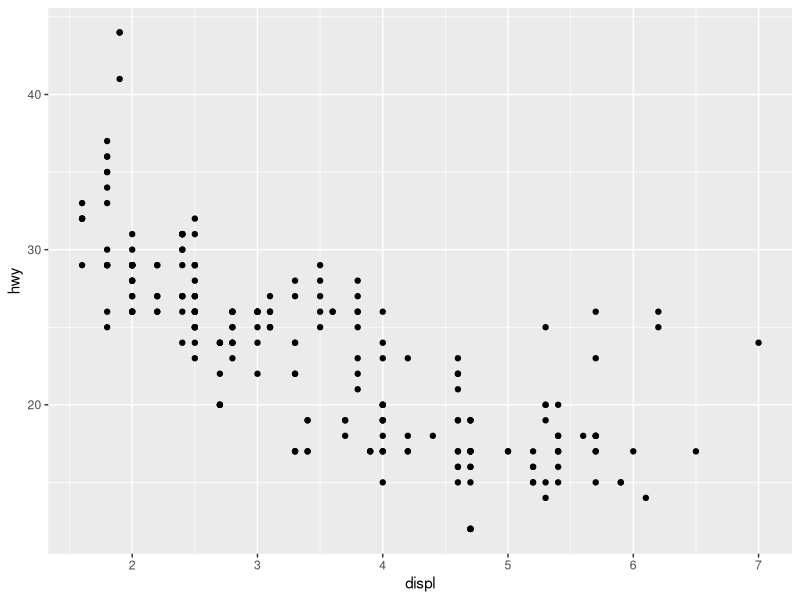
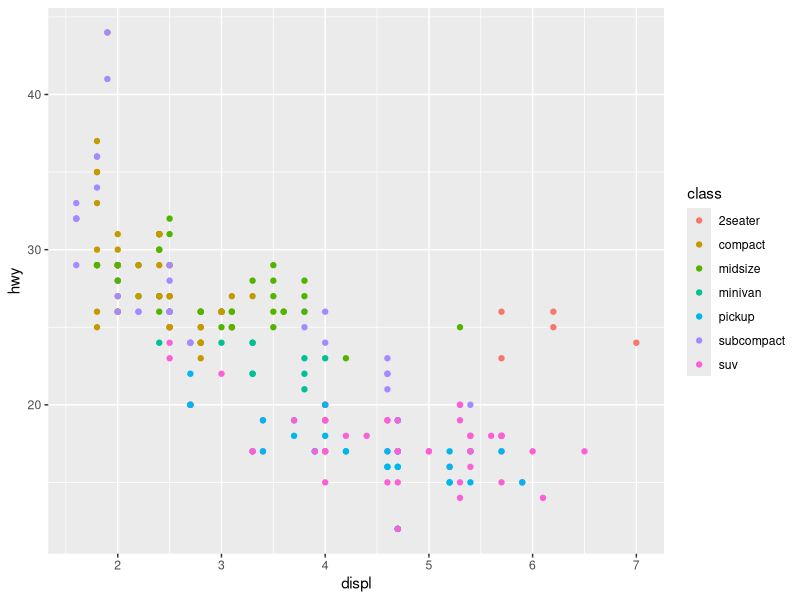
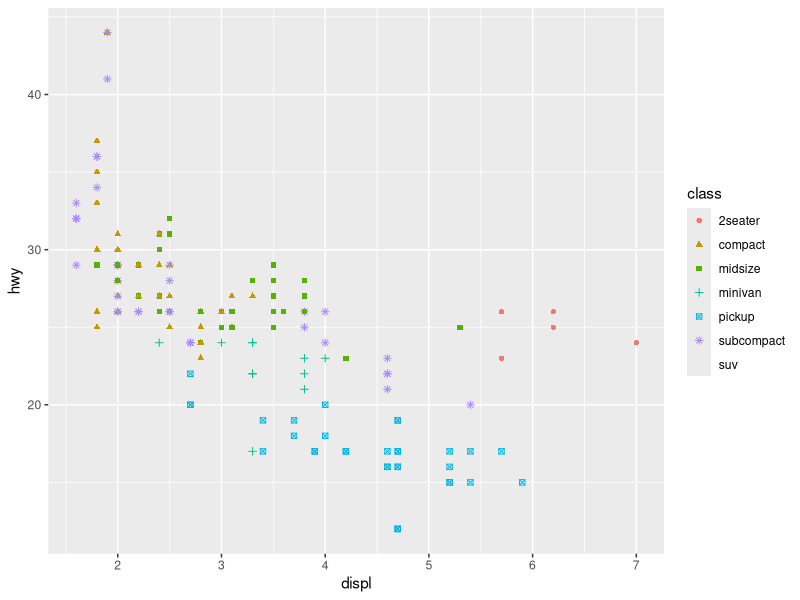
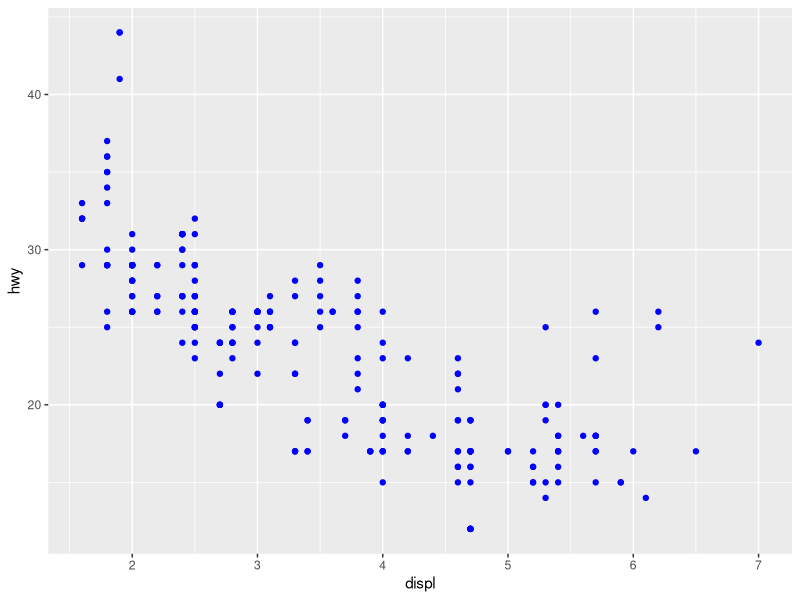
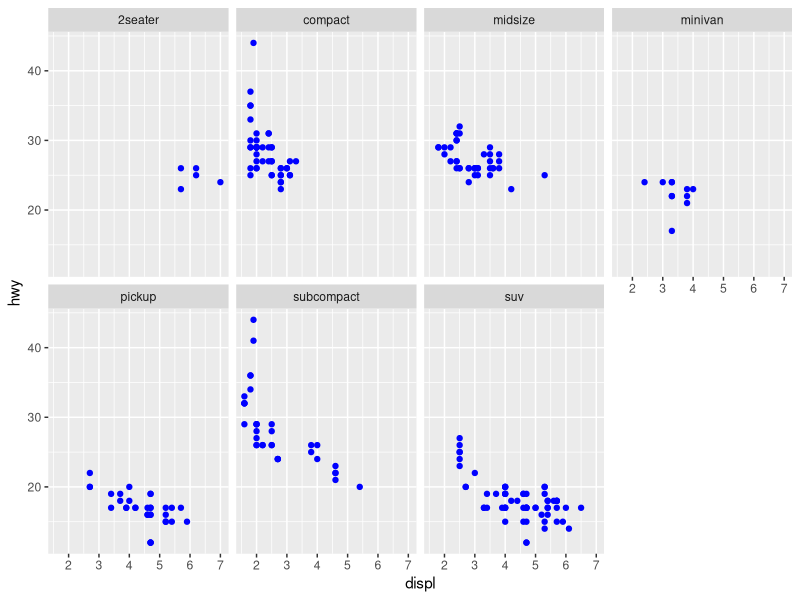
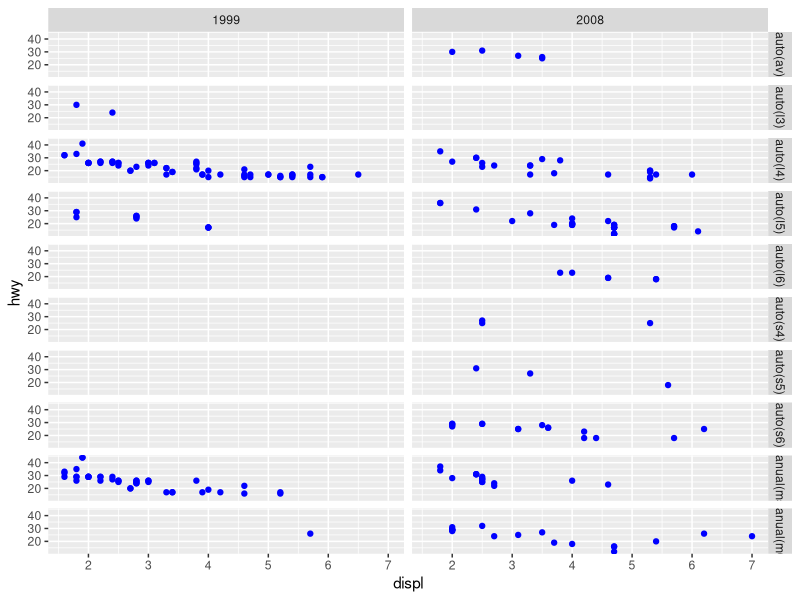
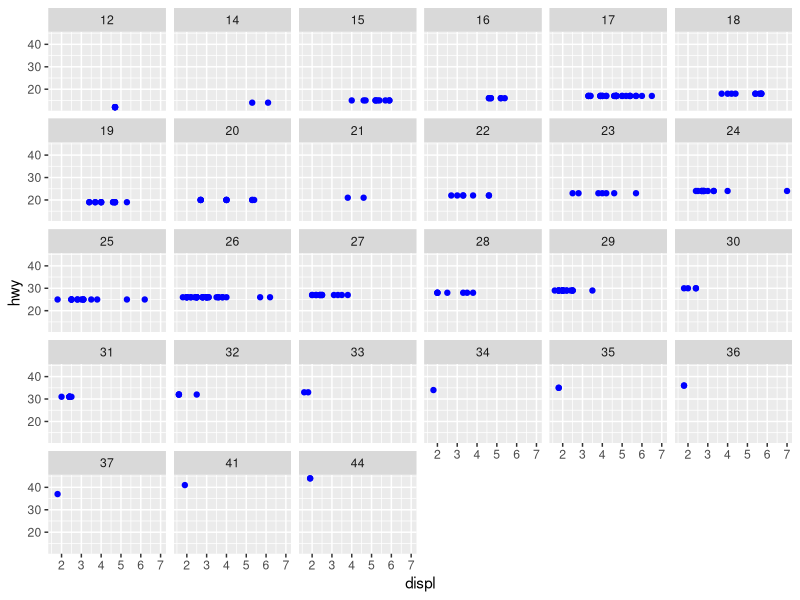
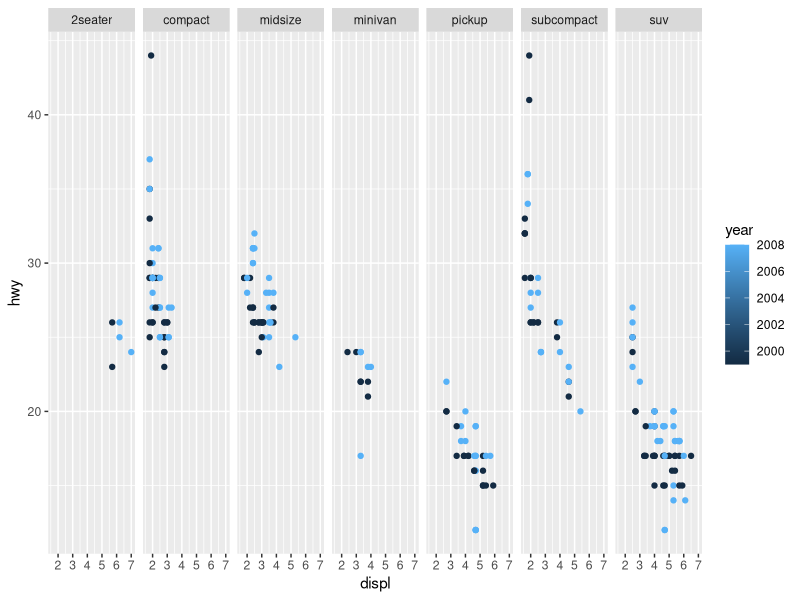

The R source for these figures, in order:
library(tidyverse)
library(ggplot2)
mydata<-ggplot2::mpg
mydata
head(mydata)
ggplot(data=mydata) + 
   geom_point(mapping=aes(x=displ,y=hwy))
##adding color class  now
ggplot(data=mydata) + 
  geom_point(mapping=aes(x=displ,y=hwy,color=class))
##adding color and shape to class  now
ggplot(data=mydata) + 
  geom_point(mapping=aes(x=displ,y=hwy,shape=class,color=class))

ggplot(data=mydata) + 
  geom_point(mapping=aes(x=displ,y=hwy),color="blue")


#Facets, seem to me like Trellis in Spotfire
#FAce_wrap work as a function, the first argument is a
#categorical variable.names()

ggplot(data=mydata) + 
  geom_point(mapping=aes(x=displ,y=hwy),color="blue") +
  facet_wrap(~class,nrow=2)

#Grid is to be used in two variables
ggplot(data=mydata) + 
  geom_point(mapping=aes(x=displ,y=hwy),color="blue") +
  facet_grid(~trans~year)

#what happens if you facet on a continuous variable
head(mydata)

ggplot(data=mydata) + 
  geom_point(mapping=aes(x=displ,y=hwy),color="blue") +
  facet_wrap(~hwy)

#Answer: it treats it like a categorical value, creating as many squares
#as values, so it will be too many squares


#Q:What does point do?
#answer: If you prefer to not facet in the rows or columns dimension
#use . instead of a vairiable name, e.g., + face_grid(. ~cyl)

ggplot(data=mydata) + 
  geom_point(mapping=aes(x=displ,y=hwy,color=year)) +
  facet_grid(. ~class)

ggplot(data=mydata) + 
  geom_point(mapping=aes(x=displ,y=hwy,color=year)) +
  facet_grid(class ~ . )


?facet_wrap

##page16-Geometrics Objects

ggplot(data = mydata) +
geom_point(mapping=aes(x=displ,y=hwy))

#Now using a different geom type, this time geom_smooth

ggplot(data = mydata) +
  geom_smooth(mapping=aes(x=displ,y=hwy))

#Drv stands for DriveTrain, linetype for each one (3 values)
ggplot(data = mydata) +
  geom_smooth(mapping=aes(x=displ,y=hwy, color=drv,linetype=drv))

#Adding color to each drv now
ggplot(data = mydata) +
  geom_smooth(mapping=aes(x=displ,y=hwy, linetype=drv))









